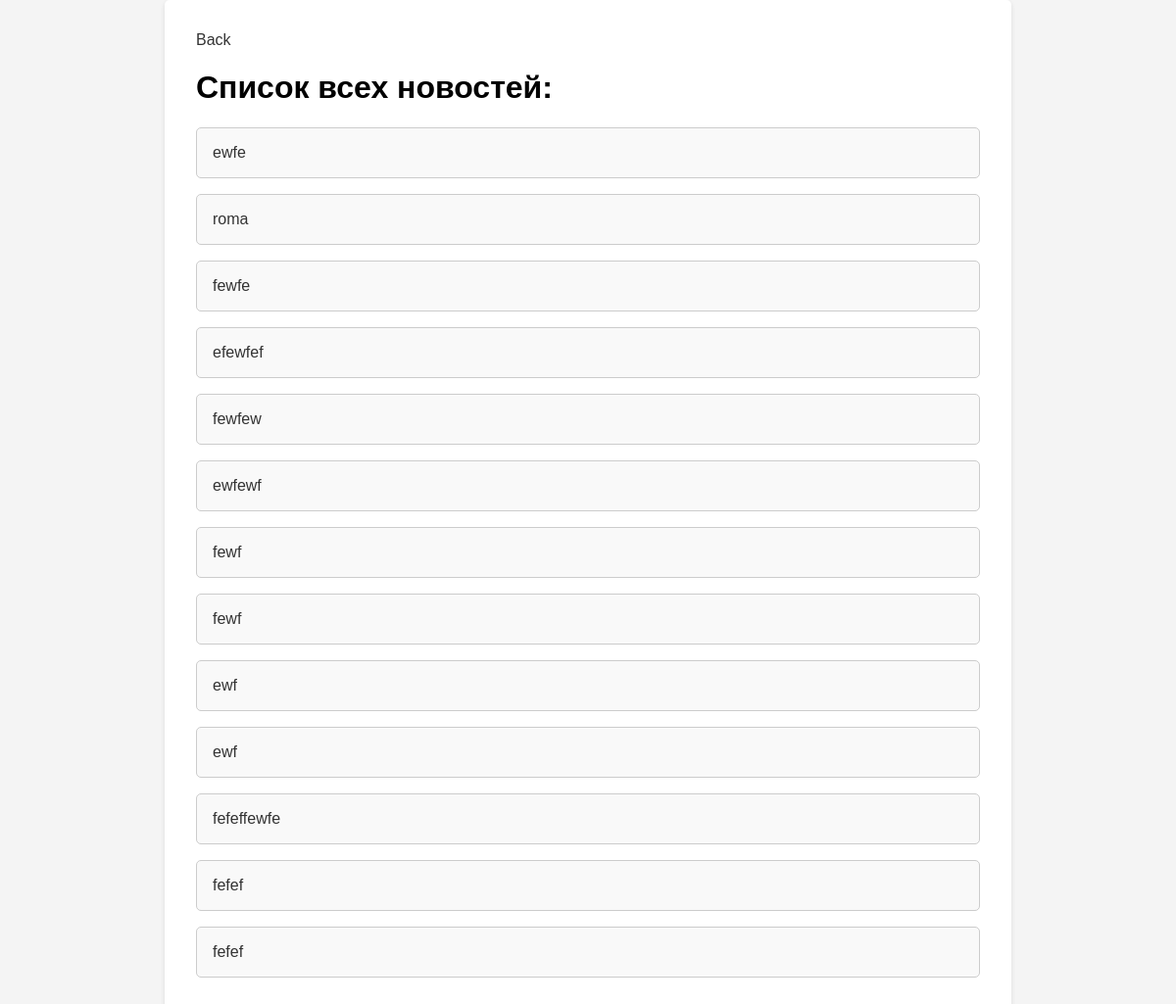
Before: /news/ with the older database file.
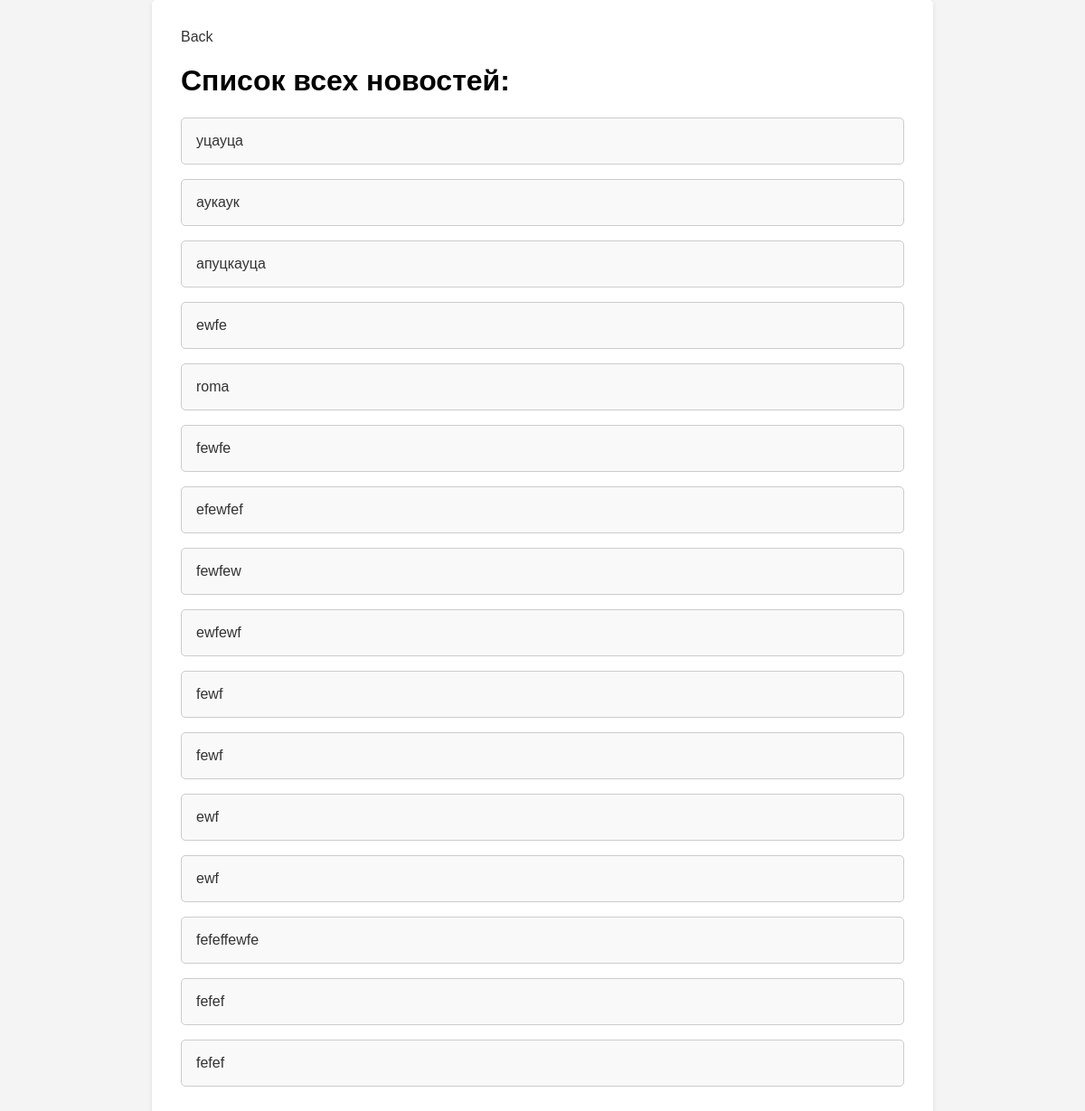
After: the same page with the newer database file.
### news/models.py (models this page shows, shortened)
class News(models.Model):
    title = models.TextField()
    content = models.TextField()
    created_at = models.DateTimeField(auto_now=True)

### news/views.py (the view)
# urls.py: path("", views.get_all_news, name="all_news"),
def get_all_news(request):
    news = News.objects.order_by("-created_at").all()
    return render(request, "news/get_all_news.html", {"news" : news})

### news/templates/news/get_all_news.html (shortened to what this page needs)
<!DOCTYPE html>
<html>
<head>
</head>
<body>
    <div class="container">
        <a href="{% url 'news:main' %}">Back</a>
        <h1>Список всех новостей:</h1>
        <ul>
            {% for new in news %}
            <li>
                <a href="{% url 'news:info_news' new.id %}">
                    {{ new.title }}
                </a>
            </li>
            {% endfor %}
        </ul>
    </div>
</body>
</html>

### news/templates/news/get_all_news.html (style rules this page uses)
body { font-family: Arial, sans-serif; margin: 0; padding: 0; background-color: #f4f4f4; }
.container { max-width: 800px; margin: 0 auto; padding: 2rem; background-color: white; box-shadow: 0px 2px 5px rgba(0, 0, 0, 0.1); border-radius: 5px; }
a { text-decoration: none; color: #333; transition: color 0.3s ease; }
ul { list-style: none; padding: 0; }
li { border: 1px solid #ccc; border-radius: 5px; padding: 1rem; margin-bottom: 1rem; background-color: #f9f9f9; }

Changed rows visible on the page:
added News: title "уцауца"
added News: title "аукаук"
added News: title "апуцкауца"
